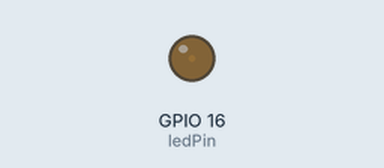
Simulated run of this sketch. Board: ESP32. Parts: output pins drawn as LEDs (lit = HIGH).

Above: at 0.05 s.
At 2.15 s:
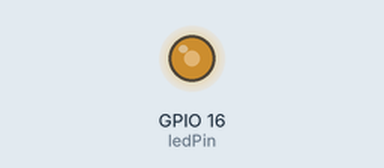
At 3.45 s:
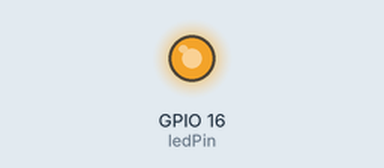
At 6.9 s:
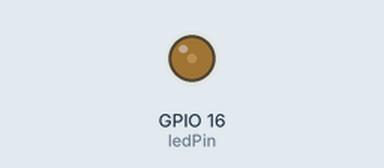
Timing chart, 0 to 10.0 s (numbered marks = the images above):
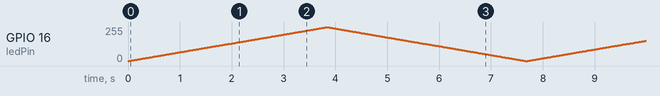

The sketch:

task04-A.ino
```cpp
// Task04-1: LED 밝기 제어

#include "driver/ledc.h"

// LED 핀 번호 정의
const int ledPin = 16;   // GPIO16에 LED 연결

// PWM 설정
const int freq = 5000;   // PWM 주파수: 5000Hz
const int ledChannel = 0;  // PWM 채널: 0번 사용
const int resolution = 8;  // PWM 해상도: 8비트 (0~255 값 사용)

void setup() {
  // LED에 PWM 기능을 설정
  ledcSetup(ledChannel, freq, resolution);

  // 해당 채널을 GPIO 핀에 연결
  ledcAttachPin(ledPin, ledChannel);
}

void loop() {
  // LED 밝기 증가
  for (int dutyCycle = 0; dutyCycle <= 255; dutyCycle++) {
    // PWM을 사용하여 LED 밝기 변경
    ledcWrite(ledChannel, dutyCycle);
    delay(15);  // 지연 시간을 통해 변화 속도 조절
  }

  // LED 밝기 감소
  for (int dutyCycle = 255; dutyCycle >= 0; dutyCycle--) {
    // PWM을 사용하여 LED 밝기 변경
    ledcWrite(ledChannel, dutyCycle);
    delay(15);  // 지연 시간을 통해 변화 속도 조절
  }
}
```
